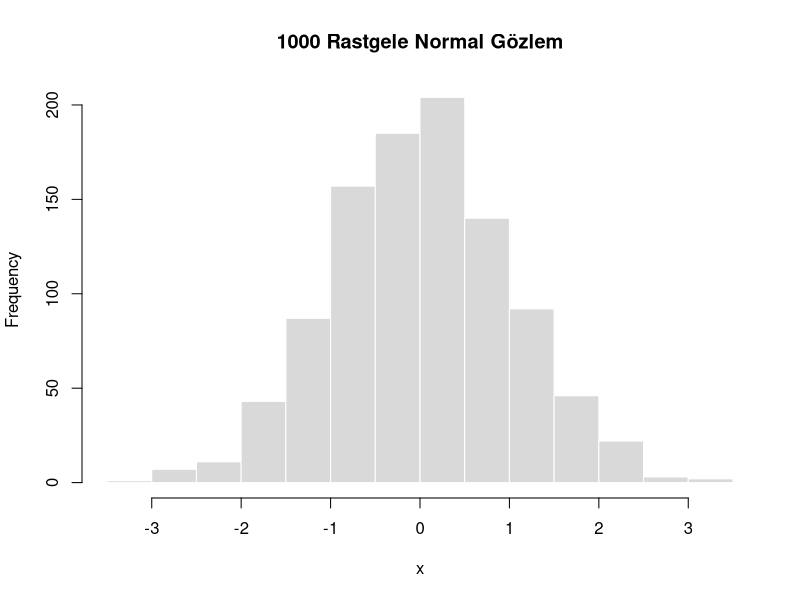

Reproduce this figure in R.
## ---- chunk 1
dbinom(x = 5, size = 10, prob = 0.5)  # tam olarak 5 başarı
## ---- chunk 2
dpois(x = 3, lambda = 3)  # ortalaması 3 olan dağılımda tam 3 olay
## ---- chunk 3
dnorm(0)                          # standart normalin tepe noktası
dbinom(x = 5, size = 10, prob = 0.5)
## ---- chunk 4
pnorm(1.96)                       # ~0.975
pbinom(3, size = 10, prob = 0.5)  # en fazla 3 başarı
## ---- chunk 5
qnorm(0.90, mean = 60, sd = 10)   # en başarılı %10'un sınırı
## ---- chunk 6
set.seed(2026)
rnorm(5, mean = 100, sd = 15)
## ---- chunk 7
#| fig.height: 3
hist(rnorm(1000), main = "1000 Rastgele Normal Gözlem",
     xlab = "x", col = "gray85", border = "white")
